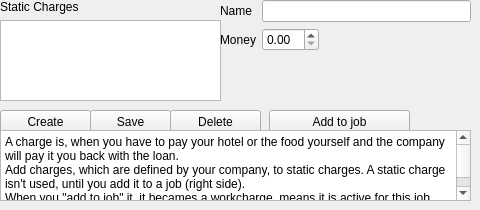
         <widget class="QWidget" name="tab_3">
          <attribute name="title">
           <string>Static Charges</string>
          </attribute>
          <widget class="QWidget" name="formLayoutWidget_4">
           <property name="geometry">
            <rect>
             <x>220</x>
             <y>0</y>
             <width>251</width>
             <height>101</height>
            </rect>
           </property>
           <layout class="QFormLayout" name="formLayout_4">
            <property name="fieldGrowthPolicy">
             <enum>QFormLayout::ExpandingFieldsGrow</enum>
            </property>
            <property name="labelAlignment">
             <set>Qt::AlignLeading|Qt::AlignLeft|Qt::AlignVCenter</set>
            </property>
            <item row="0" column="0">
             <widget class="QLabel" name="label_17">
              <property name="text">
               <string>Name</string>
              </property>
             </widget>
            </item>
            <item row="0" column="1">
             <widget class="QLineEdit" name="chargesName"/>
            </item>
            <item row="1" column="0">
             <widget class="QLabel" name="label_18">
              <property name="text">
               <string>Money</string>
              </property>
             </widget>
            </item>
            <item row="1" column="1">
             <widget class="QDoubleSpinBox" name="chargesValue"/>
            </item>
           </layout>
          </widget>
          <widget class="QWidget" name="verticalLayoutWidget_2">
           <property name="geometry">
            <rect>
             <x>0</x>
             <y>0</y>
             <width>221</width>
             <height>101</height>
            </rect>
           </property>
           <layout class="QVBoxLayout" name="verticalLayout_2">
            <item>
             <widget class="QLabel" name="label_8">
              <property name="text">
               <string>Static Charges</string>
              </property>
             </widget>
            </item>
            <item>
             <widget class="QListWidget" name="chargesList"/>
            </item>
           </layout>
          </widget>
          <widget class="QPushButton" name="createCharge">
           <property name="geometry">
            <rect>
             <x>0</x>
             <y>110</y>
             <width>91</width>
             <height>23</height>
            </rect>
           </property>
           <property name="text">
            <string>Create</string>
           </property>
          </widget>
          <widget class="QPushButton" name="saveCharge">
           <property name="geometry">
            <rect>
             <x>90</x>
             <y>110</y>
             <width>81</width>
             <height>23</height>
            </rect>
           </property>
           <property name="text">
            <string>Save</string>
           </property>
          </widget>
          <widget class="QPushButton" name="deleteCharge">
           <property name="geometry">
            <rect>
             <x>170</x>
             <y>110</y>
             <width>91</width>
             <height>23</height>
            </rect>
           </property>
           <property name="text">
            <string>Delete</string>
           </property>
          </widget>
          <widget class="QPushButton" name="addChargeToJob">
           <property name="geometry">
            <rect>
             <x>269</x>
             <y>110</y>
             <width>141</width>
             <height>23</height>
            </rect>
           </property>
           <property name="text">
            <string>Add to job</string>
           </property>
          </widget>
          <widget class="QPlainTextEdit" name="plainTextEdit">
           <property name="geometry">
            <rect>
             <x>0</x>
             <y>130</y>
             <width>471</width>
             <height>71</height>
            </rect>
           </property>
           <property name="plainText">
            <string>A charge is, when you have to pay your hotel or the food yourself and the company will pay it you back with the loan. 
Add charges, which are defined by your company, to static charges. A static charge isn't used, until you add it to a job (right side).
When you &quot;add to job&quot; it, it becames a workcharge, means it is active for this job.</string>
           </property>
          </widget>
         </widget>
